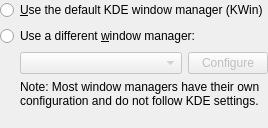
<?xml version="1.0" encoding="UTF-8"?>
<ui version="4.0">
 <class>WmConfig_UI</class>
 <widget class="QWidget" name="WmConfig_UI">
  <layout class="QVBoxLayout" name="verticalLayout">
   <property name="margin">
    <number>0</number>
   </property>
   <item>
    <widget class="QRadioButton" name="kwinRB">
     <property name="text">
      <string>&amp;Use the default KDE window manager (KWin)</string>
     </property>
    </widget>
   </item>
   <item>
    <widget class="QRadioButton" name="differentRB">
     <property name="text">
      <string>Use a different &amp;window manager:</string>
     </property>
    </widget>
   </item>
   <item>
    <layout class="QHBoxLayout">
     <item>
      <spacer name="horizontalSpacer">
       <property name="orientation">
        <enum>Qt::Horizontal</enum>
       </property>
       <property name="sizeType">
        <enum>QSizePolicy::Fixed</enum>
       </property>
       <property name="sizeHint" stdset="0">
        <size>
         <width>20</width>
         <height>0</height>
        </size>
       </property>
      </spacer>
     </item>
     <item>
      <widget class="KComboBox" name="wmCombo">
       <property name="enabled">
        <bool>false</bool>
       </property>
       <property name="sizePolicy">
        <sizepolicy hsizetype="MinimumExpanding" vsizetype="Fixed">
         <horstretch>0</horstretch>
         <verstretch>0</verstretch>
        </sizepolicy>
       </property>
      </widget>
     </item>
     <item>
      <widget class="KPushButton" name="configureButton">
       <property name="enabled">
        <bool>false</bool>
       </property>
       <property name="text">
        <string>Configure</string>
       </property>
      </widget>
     </item>
    </layout>
   </item>
   <item>
    <layout class="QHBoxLayout" name="horizontalLayout">
     <item>
      <spacer name="horizontalSpacer_2">
       <property name="orientation">
        <enum>Qt::Horizontal</enum>
       </property>
       <property name="sizeType">
        <enum>QSizePolicy::Fixed</enum>
       </property>
       <property name="sizeHint" stdset="0">
        <size>
         <width>20</width>
         <height>0</height>
        </size>
       </property>
      </spacer>
     </item>
     <item>
      <widget class="QLabel" name="label">
       <property name="text">
        <string>Note: Most window managers have their own configuration and do not follow KDE settings.</string>
       </property>
       <property name="wordWrap">
        <bool>true</bool>
       </property>
      </widget>
     </item>
    </layout>
   </item>
   <item>
    <spacer>
     <property name="orientation">
      <enum>Qt::Vertical</enum>
     </property>
     <property name="sizeHint" stdset="0">
      <size>
       <width>0</width>
       <height>20</height>
      </size>
     </property>
    </spacer>
   </item>
  </layout>
 </widget>
 <customwidgets>
   <customwidget>
     <class>KComboBox</class>
     <extends>QComboBox</extends>
     <header location="global">KComboBox</header>
   </customwidget>
   <customwidget>
     <class>KPushButton</class>
     <extends>QPushButton</extends>
     <header location="global">KPushButton</header>
   </customwidget>
 </customwidgets>
 <connections>
  <connection>
   <sender>differentRB</sender>
   <signal>toggled(bool)</signal>
   <receiver>wmCombo</receiver>
   <slot>setEnabled(bool)</slot>
   <hints>
    <hint type="sourcelabel">
     <x>20</x>
     <y>42</y>
    </hint>
    <hint type="destinationlabel">
     <x>47</x>
     <y>72</y>
    </hint>
   </hints>
  </connection>
 </connections>
</ui>
